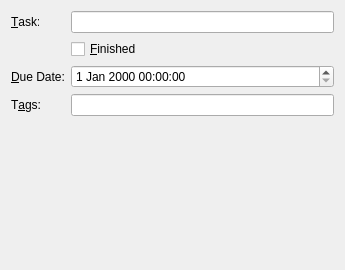
<ui version="4.0" >
 <class>Form</class>
 <widget class="QWidget" name="Form" >
  <property name="geometry" >
   <rect>
    <x>0</x>
    <y>0</y>
    <width>345</width>
    <height>270</height>
   </rect>
  </property>
  <property name="windowTitle" >
   <string>Form</string>
  </property>
  <layout class="QVBoxLayout" name="verticalLayout" >
   <item>
    <layout class="QFormLayout" name="formLayout" >
     <item row="0" column="0" >
      <widget class="QLabel" name="label" >
       <property name="text" >
        <string>&amp;Task:</string>
       </property>
       <property name="buddy" >
        <cstring>task</cstring>
       </property>
      </widget>
     </item>
     <item row="0" column="1" >
      <widget class="QLineEdit" name="task" />
     </item>
     <item row="1" column="1" >
      <widget class="QCheckBox" name="done" >
       <property name="text" >
        <string>&amp;Finished</string>
       </property>
      </widget>
     </item>
     <item row="2" column="0" >
      <widget class="QLabel" name="label_2" >
       <property name="text" >
        <string>&amp;Due Date:</string>
       </property>
       <property name="buddy" >
        <cstring>dateTime</cstring>
       </property>
      </widget>
     </item>
     <item row="2" column="1" >
      <widget class="QDateTimeEdit" name="dateTime" />
     </item>
     <item row="3" column="0" >
      <widget class="QLabel" name="label_3" >
       <property name="text" >
        <string>T&amp;ags:</string>
       </property>
       <property name="buddy" >
        <cstring>tags</cstring>
       </property>
      </widget>
     </item>
     <item row="3" column="1" >
      <widget class="QLineEdit" name="tags" />
     </item>
    </layout>
   </item>
  </layout>
 </widget>
 <tabstops>
  <tabstop>task</tabstop>
  <tabstop>done</tabstop>
 </tabstops>
 <resources/>
 <connections/>
</ui>
